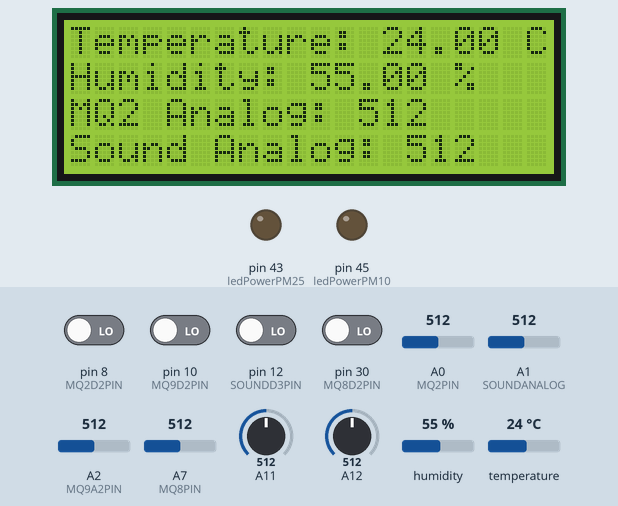
Bench run of a sketch on a simulated Arduino Mega 2560, built with avr-gcc and run on an emulated ATmega2560. On the bench: 20×4 character LCD, output pins drawn as LEDs (lit = HIGH). Inputs (shaded band) come from the test bench; at power-on: pin 8 (MQ2D2PIN), pin 10 (MQ9D2PIN), pin 12 (SOUNDD3PIN), pin 30 (MQ8D2PIN) LOW, A0 (MQ2PIN) = 512, A1 (SOUNDANALOG) = 512, A2 (MQ9A2PIN) = 512, A7 (MQ8PIN) = 512, A11 = 512, A12 = 512, humidity 55 %, temperature 24 °C. What the sketch prints to the serial monitor is not drawn.

Above: at 2.7 s.
2.8 s: A0 (MQ2PIN) set to 104
At 9.5 s:
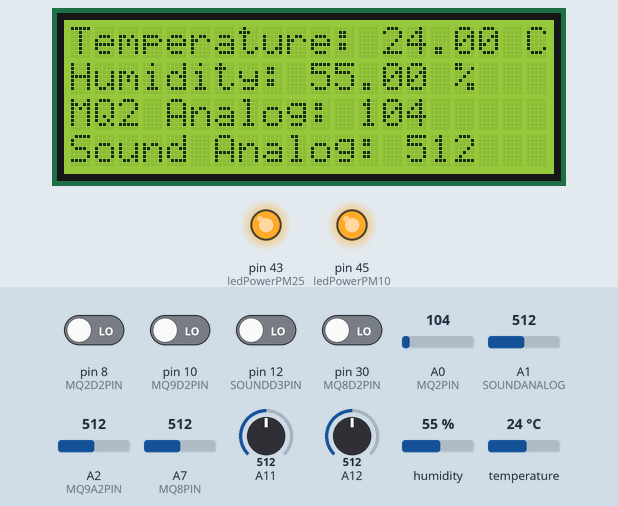
10.9 s: A0 (MQ2PIN) set to 89
At 16.1 s:
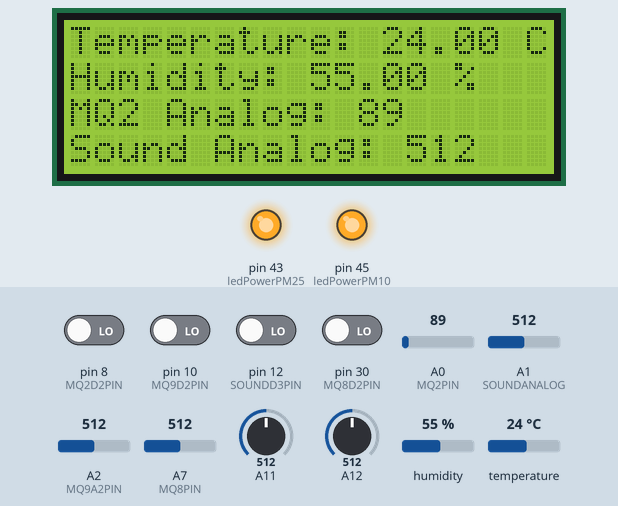
19.0 s: A1 (SOUNDANALOG) set to 111
At 22.3 s:
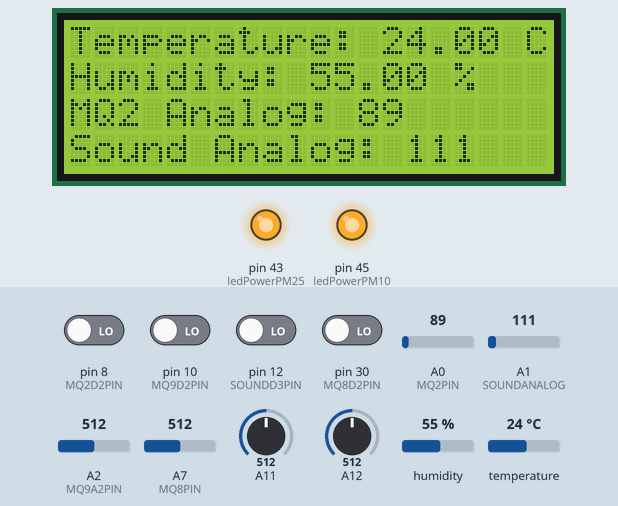
27.1 s: A1 (SOUNDANALOG) set to 92
At 35.1 s:
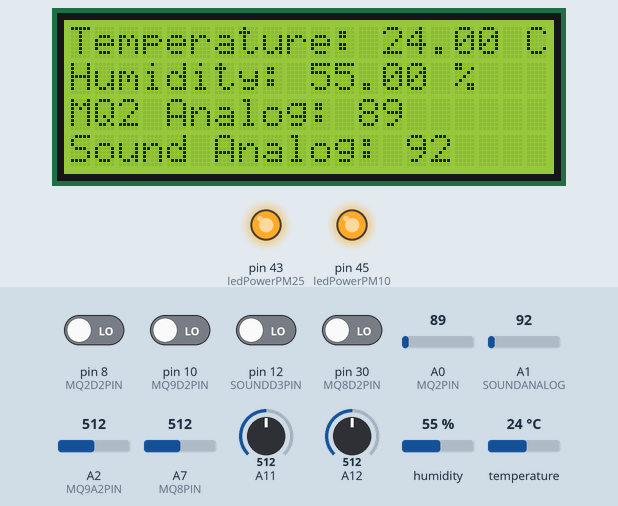
35.2 s: A2 (MQ9A2PIN) set to 106
At 37.9 s:
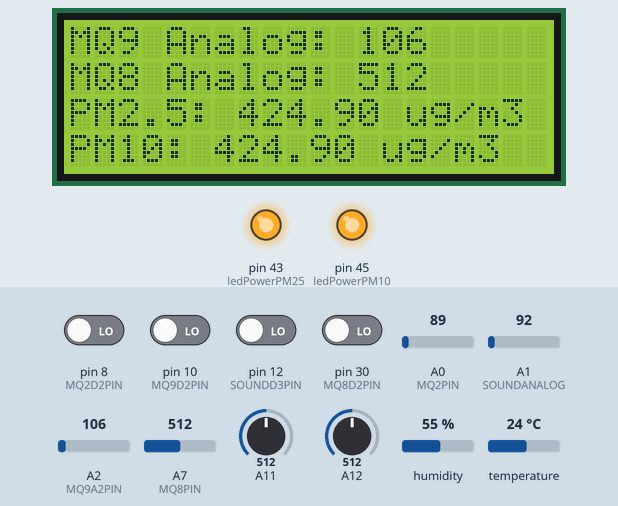
43.3 s: A2 (MQ9A2PIN) set to 91
At 51.0 s:
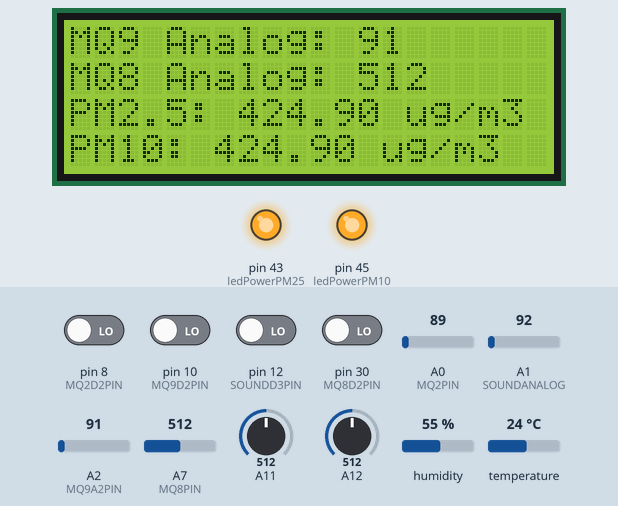
Timing chart, 0 to 52.4 s (numbered marks = the images above; inputs shaded):
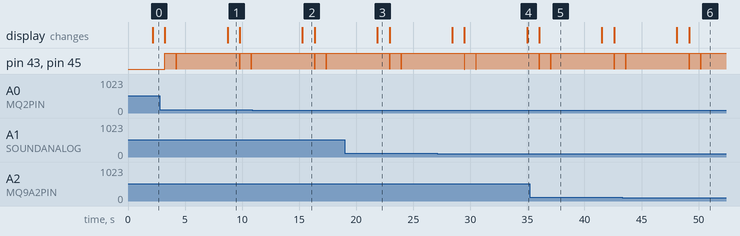

The sketch:

esp_ardunio.ino
```cpp
#include <Wire.h>
#include <LiquidCrystal_I2C.h>
#include <SoftwareSerial.h>
#include <DHT.h>

#define DHTPIN 5
#define MQ2PIN A0
#define MQ2D2PIN 8
#define SOUNDANALOG A1
#define SOUNDD3PIN 12
#define MQ9A2PIN A2
#define MQ9D2PIN 10
#define MQ8PIN A7
#define MQ8D2PIN 30
#define DHTTYPE DHT11

SoftwareSerial espSerial(3, 2);
DHT dht(DHTPIN, DHTTYPE);
LiquidCrystal_I2C lcd(0x27, 20, 4);

int mqAnalog;
int mqDigital;
int soundAnalog;
int soundDigital;
int mq9Analog;
int mq9Digital;
int mq8Analog;
int mq8Digital;
float temperature, humidity;
float dustDensityPM25;
float dustDensityPM10;

// Dust Sensor Pins and Variables
int measurePinPM25 = 11; // Pin for PM2.5 Dust Sensor
int measurePinPM10 = 12; // Pin for PM10 Dust Sensor
int ledPowerPM25 = 43;   // Connect PM2.5 LED driver pin to Arduino D23
int ledPowerPM10 = 45;   // Connect PM10 LED driver pin to Arduino D24

void setup() {
  Serial.begin(9600);
  espSerial.begin(9600);
  dht.begin();
  lcd.init();
  lcd.backlight();

  pinMode(ledPowerPM25, OUTPUT);
  pinMode(ledPowerPM10, OUTPUT);
}

void loop() {
  delay(2000);

  readDHTData();
  readMQ2Data();
  readSoundData();

  updateLCD();

  delay(1000); // Wait for 1 second

  readMQ9Data();
  readMQ8Data();

  updateLCDNextSlide();

  sendToESP();
  delay(2000);
}

void readDHTData() {
  humidity = dht.readHumidity();
  temperature = dht.readTemperature();

  if (isnan(humidity) || isnan(temperature)) {
    Serial.println("Failed to read from DHT sensor!");
  }
}

void readMQ2Data() {
  mqAnalog = analogRead(MQ2PIN);
  mqDigital = digitalRead(MQ2D2PIN);
}

void readSoundData() {
  soundAnalog = analogRead(SOUNDANALOG);
  soundDigital = digitalRead(SOUNDD3PIN);
}

void readMQ9Data() {
  mq9Analog = analogRead(MQ9A2PIN);
  mq9Digital = digitalRead(MQ9D2PIN);
}

void readMQ8Data() {
  mq8Analog = analogRead(MQ8PIN);
  mq8Digital = digitalRead(MQ8D2PIN);
}

void updateLCD() {
  lcd.clear();
  lcd.setCursor(0, 0);
  lcd.print("Temperature: ");
  lcd.print(temperature);
  lcd.print(" C");

  lcd.setCursor(0, 1);
  lcd.print("Humidity: ");
  lcd.print(humidity);
  lcd.print(" %");

  lcd.setCursor(0, 2);
  lcd.print("MQ2 Analog: ");
  lcd.print(mqAnalog);

  lcd.setCursor(0, 3);
  lcd.print("Sound Analog: ");
  lcd.print(soundAnalog);
}

void updateLCDNextSlide() {
  lcd.clear();
  lcd.setCursor(0, 0);
  lcd.print("MQ9 Analog: ");
  lcd.print(mq9Analog);

  lcd.setCursor(0, 1);
  lcd.print("MQ8 Analog: ");
  lcd.print(mq8Analog);

  lcd.setCursor(0, 2);
  lcd.print("PM2.5: ");
  lcd.print(dustDensityPM25);
  lcd.print(" ug/m3");

  lcd.setCursor(0, 3);
  lcd.print("PM10: ");
  lcd.print(dustDensityPM10);
  lcd.print(" ug/m3");
}

float readDustDensity(int measurePin) {
  digitalWrite(ledPowerPM25, LOW); // Turn on the LED for the respective dust sensor
  digitalWrite(ledPowerPM10, LOW);
  delayMicroseconds(280);

  float voMeasured = analogRead(measurePin); // Read dust value

  delayMicroseconds(40);
  delayMicroseconds(9680);

  // Map 0-5V to 0-1023 integer values and recover voltage
  float calcVoltage = voMeasured * (5.0 / 1024.0);

  // Linear equation derived from http://www.howmuchsnow.com/arduino/airquality/
  // Chris Nafis (c) 2012
  float dustDensity = 170 * calcVoltage - 0.1;

  digitalWrite(ledPowerPM25, HIGH); // Turn off the LED
  digitalWrite(ledPowerPM10, HIGH);

  return dustDensity;
}

void sendToESP() {
  // Read PM2.5 Dust Density
  dustDensityPM25 = readDustDensity(measurePinPM25);

  delay(1000); // Wait for 1 second

  // Read PM10 Dust Density
  dustDensityPM10 = readDustDensity(measurePinPM10);

  // Construct data string
  String postData = "temperature=" + String(temperature) +
                    "&humidity=" + String(humidity) +
                    "&mq2_analog=" + String(mqAnalog) +
                    "&mq2_digital=" + String(mqDigital) +
                    "&sound_analog=" + String(soundAnalog) +
                    "&sound_digital=" + String(soundDigital) +
                    "&mq9_analog=" + String(mq9Analog) +
                    "&mq9_digital=" + String(mq9Digital) +
                    "&mq8_analog=" + String(mq8Analog) +
                    "&mq8_digital=" + String(mq8Digital) +
                    "&dust_density_pm25=" + String(dustDensityPM25) +
                    "&dust_density_pm10=" + String(dustDensityPM10);

  Serial.println("Sending data to ESP: " + postData);
  espSerial.println(postData);

  // Wait for response from ESP8266
  while (espSerial.available() > 0) {
    char responseChar = espSerial.read();
    Serial.print(responseChar);
  }
}
```

Measured:
- after the input at 10.9 s, the display: changes after 4.4 s (image 2)
- after the input at 19.0 s, the display: changes after 2.8 s (image 3)
- after the input at 27.1 s, the display: changes after 1.3 s (image 4)
- after the input at 35.2 s, the display: changes after 0.84 s (image 5)
- after the input at 43.3 s, the display: first differs from a run without the input after 5.9 s (image 6)
- what the display in image 1 shows lasts 1.1 s, from 8.7 s to 9.8 s
- what the display in image 5 shows lasts 5.5 s, from 36.0 s to 41.5 s
